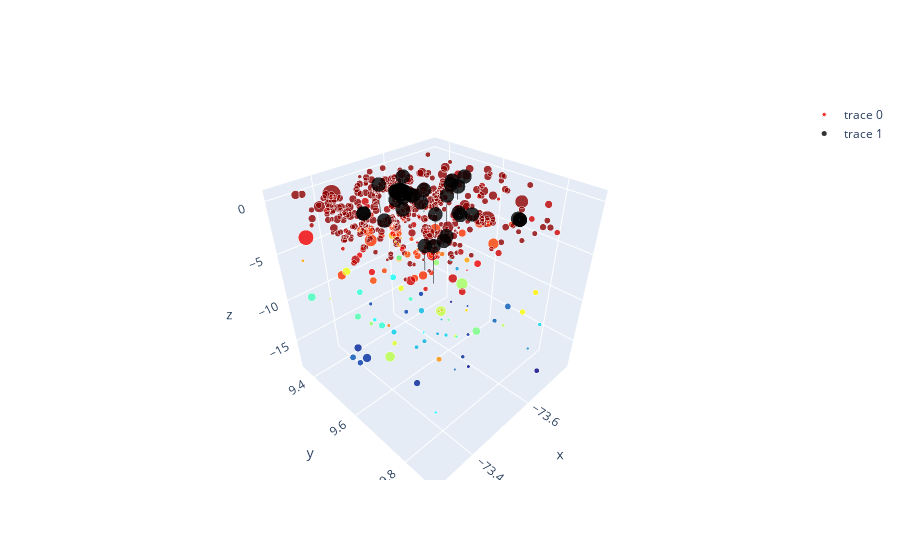

Source (notebook cell):
### Code cell
fig = go.Figure(data=[go.Scatter3d(
    x=eq['LON'],
    y=eq['LAT'],
    z=eq['DP']*-1,
    mode='markers',
    marker=dict(
        size=2**eq['MAG'],
        color=eq['DP'],                # set color to an array/list of desired values
        colorscale='Jet_r',   # choose a colorscale
        opacity=0.8
    )
)])
pozos=go.Scatter3d(
    x=well['WELL_LONGI'],
    y=well['WELL_LATIT'],
    z=[0]*len(well['WELL_LATIT']),
    mode='markers',
    marker=dict(
        size=5,
        color='black',                # set color to an array/list of desired values
        # colorscale='Viridis',   # choose a colorscale
        opacity=0.8
    ),
    error_z=dict(
        array=[0]*len(well['WELL_LONGI']), 
        arrayminus=well['DP']/1000,             
        color='black',   # choose a colorscale
        symmetric=False,
        # colorscale='Jet',
        width=0.01,
        visible=True
    )
)
fig.add_trace(pozos)
fig.show()

### Figure 1 — Plotly figure (JSON) as saved in the notebook; plotly's stock layout.template omitted (floating-point values rounded to 4 significant figures; data arrays with more than 128 entries replaced by an {"elided": "..."} marker saying what was removed)
{"data": [{"marker": {"color": {"elided": "474 float values"}, "colorscale": [[0, "rgb(128,0,0)"], [0.2, "rgb(250,0,0)"], [0.4, "rgb(255,255,0)"], [0.6, "rgb(5,255,255)"], [0.8, "rgb(0,60,170)"], [1, "rgb(0,0,131)"]], "opacity": 0.8, "size": {"elided": "474 float values"}}, "mode": "markers", "type": "scatter3d", "x": {"elided": "474 float values"}, "y": {"elided": "474 float values"}, "z": {"elided": "474 float values"}}, {"error_z": {"array": [0, 0, 0, 0, 0, 0, 0, 0, 0, 0, 0, 0, 0, 0, 0, 0, 0, 0, 0, 0, 0, 0, 0, 0, 0, 0, 0, 0, 0, 0, 0, 0, 0, 0, 0, 0, 0, 0, 0, 0, 0, 0, 0, 0, 0, 0, 0, 0], "arrayminus": [1.707, 0.5401, 0.5334, 0.6745, 3.114, 0.5977, 0.6254, 0.4237, 0.4919, 0, 0.2438, 0.6096, 0.4785, 0.2743, 0.5575, 0.5026, 1.24, 1.296, 2.103, 0.6456, 0.5154, 0.3798, 0, 0.381, 2.743, 0.4447, 0.5148, 2.743, 0.2815, 0.5014, 0.5182, 0.5121, 0.2815, 0.7782, 0.5212, 0.7084, 0.5547, 0.5791, 0.3287, 0.5791, 0.5041, 0.7321, 0.3627, 2.773, 0.3444, 1.994, 0.406, 0.634], "color": "black", "symmetric": false, "visible": true, "width": 0.01}, "marker": {"color": "black", "opacity": 0.8, "size": 5}, "mode": "markers", "type": "scatter3d", "x": [-73.4, -73.51, -73.51, -73.52, -73.4, -73.52, -73.4, -73.52, -73.51, -73.62, -73.52, -73.57, -73.51, -73.51, -73.51, -73.51, -73.62, -73.67, -73.56, -73.52, -73.51, -73.54, -73.64, -73.46, -73.51, -73.44, -73.51, -73.49, -73.59, -73.51, -73.51, -73.51, -73.59, -73.52, -73.52, -73.52, -73.52, -73.39, -73.59, -73.48, -73.52, -73.52, -73.43, -73.57, -73.5, -73.39, -73.53, -73.52], "y": [9.551, 9.518, 9.6, 9.52, 9.765, 9.531, 9.611, 9.557, 9.53, 9.573, 9.709, 9.449, 9.509, 9.511, 9.531, 9.523, 9.596, 9.563, 9.551, 9.524, 9.514, 9.726, 9.559, 9.597, 9.446, 9.755, 9.526, 9.668, 9.817, 9.532, 9.511, 9.511, 9.817, 9.506, 9.535, 9.515, 9.526, 9.552, 9.811, 9.547, 9.55, 9.511, 9.765, 9.615, 9.549, 9.752, 9.699, 9.527], "z": [0, 0, 0, 0, 0, 0, 0, 0, 0, 0, 0, 0, 0, 0, 0, 0, 0, 0, 0, 0, 0, 0, 0, 0, 0, 0, 0, 0, 0, 0, 0, 0, 0, 0, 0, 0, 0, 0, 0, 0, 0, 0, 0, 0, 0, 0, 0, 0]}], "layout": {}}
